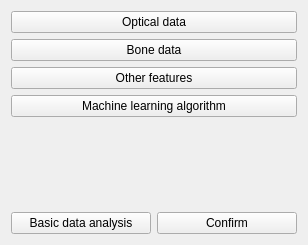
<?xml version="1.0" encoding="UTF-8"?>
<ui version="4.0">
 <class>Form</class>
 <widget class="QWidget" name="Form">
  <property name="geometry">
   <rect>
    <x>0</x>
    <y>0</y>
    <width>308</width>
    <height>245</height>
   </rect>
  </property>
  <property name="windowTitle">
   <string>Form</string>
  </property>
  <layout class="QVBoxLayout" name="verticalLayout">
   <item>
    <layout class="QVBoxLayout" name="verticalLayout_2">
     <item>
      <widget class="QPushButton" name="pushButton">
       <property name="text">
        <string>Optical data</string>
       </property>
       <property name="iconSize">
        <size>
         <width>16</width>
         <height>20</height>
        </size>
       </property>
      </widget>
     </item>
     <item>
      <widget class="QPushButton" name="pushButton_2">
       <property name="text">
        <string>Bone data</string>
       </property>
       <property name="iconSize">
        <size>
         <width>16</width>
         <height>20</height>
        </size>
       </property>
      </widget>
     </item>
     <item>
      <widget class="QPushButton" name="pushButton_3">
       <property name="text">
        <string>Other features</string>
       </property>
       <property name="iconSize">
        <size>
         <width>16</width>
         <height>20</height>
        </size>
       </property>
      </widget>
     </item>
     <item>
      <widget class="QPushButton" name="pushButton_4">
       <property name="contextMenuPolicy">
        <enum>Qt::DefaultContextMenu</enum>
       </property>
       <property name="text">
        <string>Machine learning algorithm</string>
       </property>
       <property name="iconSize">
        <size>
         <width>16</width>
         <height>20</height>
        </size>
       </property>
      </widget>
     </item>
     <item>
      <spacer name="verticalSpacer">
       <property name="orientation">
        <enum>Qt::Vertical</enum>
       </property>
       <property name="sizeHint" stdset="0">
        <size>
         <width>20</width>
         <height>40</height>
        </size>
       </property>
      </spacer>
     </item>
     <item>
      <layout class="QHBoxLayout" name="horizontalLayout">
       <property name="sizeConstraint">
        <enum>QLayout::SetDefaultConstraint</enum>
       </property>
       <item>
        <widget class="QPushButton" name="pushButton_5">
         <property name="text">
          <string>Basic data analysis</string>
         </property>
        </widget>
       </item>
       <item>
        <widget class="QPushButton" name="pushButton_6">
         <property name="text">
          <string>Confirm</string>
         </property>
        </widget>
       </item>
      </layout>
     </item>
    </layout>
   </item>
  </layout>
 </widget>
 <resources/>
 <connections/>
</ui>
